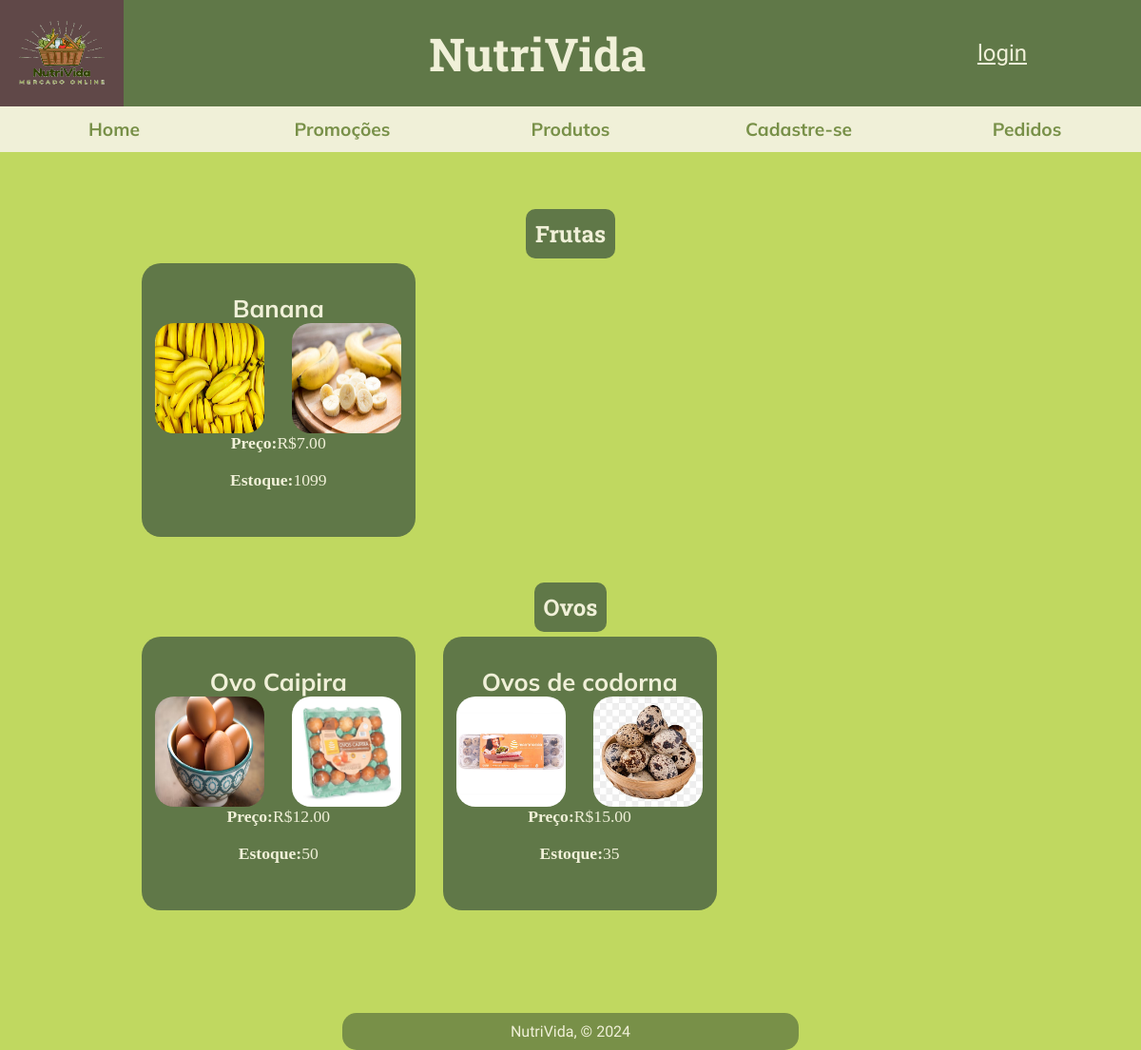
/produtos.php, run on the app's committed database.
### tables this page shows
CREATE TABLE `secao` (
  `sec_id` int(11) NOT NULL,
  `sec_nome` varchar(140) NOT NULL
);

CREATE TABLE `produto` (
  `pro_id` int(11) NOT NULL,
  `pro_nome` varchar(100) DEFAULT NULL,
  `pro_preco` decimal(6,2) DEFAULT NULL,
  `pro_quantidade` int(11) NOT NULL,
  `pro_path1` varchar(256) NOT NULL,
  `pro_path2` varchar(256) NOT NULL,
  `sec_id` int(11) NOT NULL
);

### functions.php (called while the page is built)
<?php
function selecionar($tabela,$campos,$condicao){
    include('conexao.php');
    $part = '';
    for($i = 0;$i < count($campos);++$i){
        if($i == count($campos) - 1){
            $part .= $campos[$i];
        }
        else{
            $part .= $campos[$i].',';
        }
    }
    $query = mysqli_query($conexao,"SELECT $part FROM $tabela $condicao");
    return $query;
}
?>

### produtos.php (the view, shortened to what this page needs)
<!DOCTYPE html>
<html lang="pt-br">
<head>
    <link rel="stylesheet" href="style.css">
</head>
<body>
    <?php
    include('header.php');
    include('functions.php');
    ?>
        <section id="container">
            <?php
                $query = selecionar('secao',['sec_id','sec_nome'],"");
                while($dados = mysqli_fetch_array($query)){
                $idSecao = $dados[0];
                $query2 = selecionar('produto',['pro_id','pro_nome','pro_preco','pro_quantidade','pro_path1','pro_path2','sec_id'],"WHERE sec_id = '$idSecao' ORDER BY sec_id");
                if(mysqli_num_rows($query2) != 0){
                $nomeSecao = $dados[1];
                echo "<h2>$nomeSecao</h2>";
                echo "<section class=\"produtos\">";
                $query2 = selecionar('produto',['pro_id','pro_nome','pro_preco','pro_quantidade','pro_path1','pro_path2','sec_id'],"WHERE sec_id = '$idSecao' ORDER BY sec_id");
                while($dados2 = mysqli_fetch_array($query2)){
                    $nome = $dados2[1];
                    $preco = $dados2[2];
                    $quantidade = $dados2[3];
                    $img1 = $dados2[4];
                    $img2 = $dados2[5];
                    echo "
                    <section class=\"produto\">
                    <h3>$nome</h3>
                    <div class=\"imagens\">
                    <img src=\"$img1\" alt=\"Imagem de $nome\">
                    <img src=\"$img2\" alt=\"Imagem de $nome\">
                    </div>
                    <p><strong>Preço:</strong>R$$preco</p><br>
                    <p><strong>Estoque:</strong>$quantidade</p><br>
                    </section>
                    ";
                }
                echo "</section>";
                }
                }
            ?>
        </section>
        <footer>NutriVida, &copy; 2024</footer>
</body>
</html>

### header.php (shortened to what this page needs)
<header>
        <div style="height: 70%;width: 100%;display:flex;align-items: center;justify-content: space-between;padding-right:10%;">
            <img src="assets/logo.PNG" alt="" id="logo">
            <h1>NutriVida</h1>
            <?php
            if(empty($_SESSION['id'])){
                echo "<a href=\"login.php\" id=\"link-login\" title=\"Clique aqui para fazer login\">login</a>";
            }
            else{
                $id=$_SESSION['id'];
                $nome = $_SESSION['nome'];
                $telefone = $_SESSION['telefone'];
                $email = $_SESSION['email'];
                echo "<a href=\"info.php\" id=\"link-login\" title=\"Clique aqui para ver suas informações\">".strtok($nome," ")."</a>";
            }
            ?>
        </div>
        <nav>
            <ul id="links">
                <li><a href="index.php">Home</a></li>
                <li><a href="promocoes.php">Promoções</a></li>
                <li><a href="produtos.php">Produtos</a></li>
                <li><a href="cadastro.php">Cadastre-se</a></li>
                <li><a href="pedidos.php">Pedidos</a></li>
            </ul>
        </nav>
    </header>

### style.css (style rules this page uses)
* { margin: 0; padding: 0; box-sizing: border-box; }
:root { --verde-escuro:#607848; --verde:#789048; --verde-claro:#C0D860; --branco:#f0f0D8; --marrom:#604848; --destaque-forte:"Roboto Slab", serif; --destaque:"Mulish", sans-serif; --comum:"Nanum Gothic", sans-serif; }
#logo { height: 100%; width: 12%; }
#link-login { color: var(--branco); font-size: 1.5em; font-family: var(--comum); margin-left: 2.5%; }
h1 { font-size: 3em; color: var(--branco); font-family: var(--destaque-forte); font-weight: bolder; }
h2 { margin-bottom: 5px; }
body { background-color: var(--verde-claro); height: 100vh; text-align: center; }
header { background-color: var(--verde-escuro); height: 20%; }
nav { width: 100%; height: 30%; background-color: var(--branco); }
nav ul { width: 100%; height: 100%; display: flex; background-color: var(--branco); }
nav ul li { width: 20%; height: 100%; display: flex; justify-content: center; align-items: center; list-style: none; }
nav ul li a { display: flex; font-family: var(--destaque); font-weight: 700; align-items: center; justify-content: center; color: var(--verde); text-decoration: none; font-size: 1.2em; }
footer { margin-left: 30%; width: 40%; display: flex; align-items: center; justify-content: center; background-color: var(--verde); color: var(--branco); font-family: var(--comum); padding: 10px; border-radius: 15px; }
.produtos { display:flex; flex-direction: row; width: 100%; }
.produto { display: flex; flex-direction: column; justify-content: center; align-items: center; text-align: center; width: 30%; aspect-ratio: 1 / 1; background-color: var(--verde-escuro); border-radius: 20px; margin-left: 3%; margin-bottom: 5%; }
#container { display: flex; flex-direction: column; text-align: center; justify-content: center; align-items: center; flex-wrap: wrap; width: 80%; margin-left: 10%; padding-top: 5%; padding-bottom: 5%; color: var(--branco); }
#container h2 { background-color: var(--verde-escuro); padding: 10px; border-radius: 10px; font-family: var(--destaque-forte); }
.produto .imagens { display: flex; width: 100%; justify-content: space-around; }
.produto img { width: 40%; aspect-ratio: 1 /1; border-radius: 20px; }
.produto h3 { font-size: 1.6em; font-family: var(--destaque); }
.produto p { font-size: 1.1em; }

### data on the page
secao: sec_nome "Frutas"
produto: pro_nome "Banana", pro_path1 (picture), pro_path2 (picture), pro_preco "7.00", pro_quantidade "1099"
secao: sec_nome "Ovos"
produto: pro_nome "Ovo Caipira", pro_path1 (picture), pro_path2 (picture), pro_preco "12.00", pro_quantidade "50"
produto: pro_nome "Ovos de codorna", pro_path1 (picture), pro_path2 (picture), pro_preco "15.00", pro_quantidade "35"
